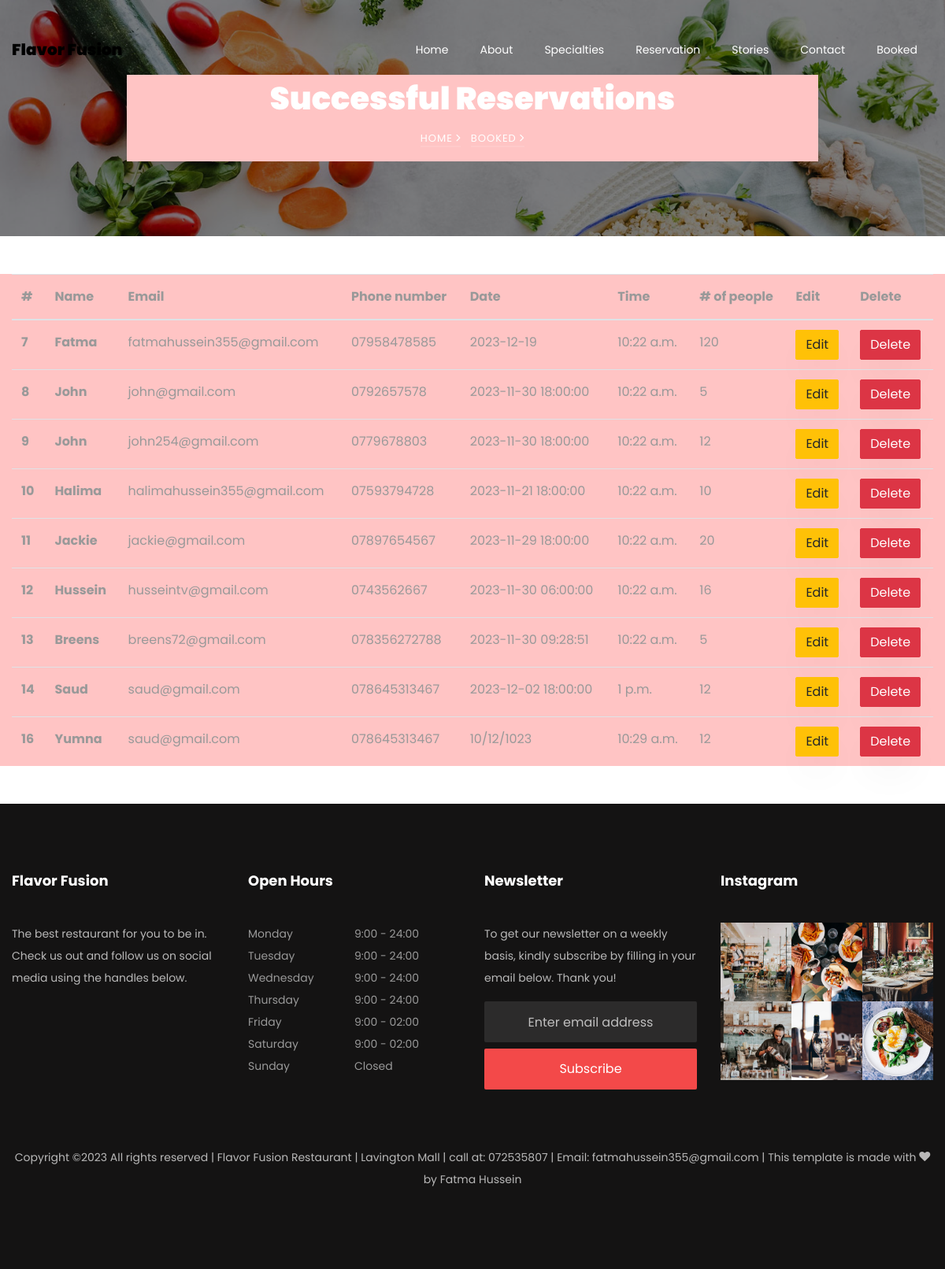
Page /booked on the committed database.
### restaurant/models.py (models this page shows, shortened)
class Customer(models.Model):
    name = models.CharField(max_length=150, blank=False)
    email = models.EmailField()
    phone = models.CharField(max_length=100)
    date = models.CharField(max_length=10, default='dd/mm/yyyy')
    time = models.TimeField(max_length=50, default=timezone.now)
    person = models.IntegerField()

### restaurant/views.py (the view)
# urls.py: path('booked', views.booked, name='booked'),
def booked(request):
    customers = Customer.objects.all()
    return render(request, "booked.html", {"link":"booked", "data":customers})

### restaurant/templates/booked.html (shortened to what this page needs)
{% extends 'common.html' %}
{% load static %}
{% block body %}
<section class="hero-wrap hero-wrap-2" style="background-image: url('{% static 'images/bg_4.jpg' %}');" data-stellar-background-ratio="0.5">
      <div class="container">
        <div class="row no-gutters slider-text align-items-center justify-content-center">
          <div class="col-md-9 ftco-animate text-center" style="background: #ffc4c4">
            <h1 class="mb-2 bread">Successful Reservations</h1>
            <p class="breadcrumbs"><span class="mr-2"><a href="index.html">Home <i class="ion-ios-arrow-forward"></i></a></span> <span>Booked <i class="ion-ios-arrow-forward"></i></span></p>
          </div>
        </div>
      </div>
</section>
<div class="container-fluid"style="background: #ffc4c4" >
<table class="table mt-5 mb-5">
  <thead>
    <tr>
      <th scope="col">#</th>
      <th scope="col">Name</th>
      <th scope="col">Email</th>
      <th scope="col">Phone number</th>
      <th scope="col">Date</th>
      <th scope="col">Time</th>
        <th scope="col"># of people</th>
      <th scope="col">Edit</th>
      <th scope="col">Delete</th>
    </tr>
  </thead>
  <tbody>
      {% for t in data %}
           <tr>
             <th scope="row">{{ t.id }}</th>
             <th scope="row">{{ t.name }}</th>
             <td>{{ t.email }}</td>
               <td>{{ t.phone }}</td>
             <td>{{ t.date }}</td>
             <td>{{ t.time }}</td>
             <td>{{ t.person }}</td>
               <td>
                   <a class="btn btn-warning" href="/edit/{{ t.id }}">Edit</a>
               </td>
               <td>
                   <a class="btn btn-danger" href="/delete/{{ t.id }}">Delete</a>
               </td>
           </tr>
      {% endfor %}
  </tbody>
</table>
</div>
{% endblock %}

### restaurant/templates/common.html (shortened to what this page needs)
{% load static %}
<!doctype html>
<html lang="en">
<head>
    <link rel="stylesheet" href="{% static 'css/open-iconic-bootstrap.min.css' %}">
    <link rel="stylesheet" href="{% static 'css/animate.css' %}">
    <link rel="stylesheet" href="{% static 'css/owl.carousel.min.css' %}">
    <link rel="stylesheet" href="{% static 'css/owl.theme.default.min.css' %}">
    <link rel="stylesheet" href="{% static 'css/magnific-popup.css' %}">
    <link rel="stylesheet" href="{% static 'css/aos.css' %}">
    <link rel="stylesheet" href="{% static 'css/ionicons.min.css' %}">
    <link rel="stylesheet" href="{% static 'css/bootstrap-datepicker.css' %}">
    <link rel="stylesheet" href="{% static 'css/jquery.timepicker.css' %}">
    <link rel="stylesheet" href="{% static 'css/flaticon.css' %}">
    <link rel="stylesheet" href="{% static 'css/icomoon.css' %}">
    <link rel="stylesheet" href="{% static 'css/style.css' %}">
</head>
<body>
	  <nav class="navbar navbar-expand-lg navbar-dark ftco_navbar bg-dark ftco-navbar-light" id="ftco-navbar">
	    <div class="container" >
	      <a class="navbar-brand" href="index.html">Flavor Fusion</a>
	      <div class="collapse navbar-collapse" id="ftco-nav">
	        <ul class="navbar-nav ml-auto">
	        	<li class="nav-item {% if nav == 'index' %} active {% endif %}">
                    <a href="{% url 'index' %}" class="nav-link">Home</a>
                </li>
	        	<li class="nav-item {% if nav == 'about' %} active {% endif %}">
                    <a href="{% url 'about' %}" class="nav-link">About</a>
                </li>
	        	<li class="nav-item {% if nav == 'menu' %} active {% endif %}">
                    <a href="{% url 'menu' %}" class="nav-link">Specialties</a>
                </li>
                <li class="nav-item {% if nav == 'reservation' %} active {% endif %}">
                    <a href="{% url 'reservation' %}" class="nav-link">Reservation</a>
                </li>
	        	<li class="nav-item {% if nav == 'blog' %} active {% endif %}">
                    <a href="{% url 'blog' %}" class="nav-link">Stories</a>
                </li>
	          <li class="nav-item {% if nav == 'contact' %} active {% endif %}">
                  <a href="{% url 'contact' %}" class="nav-link">Contact</a>
              </li>
              <li class="nav-item {% if nav == 'booked' %} active {% endif %}">
                    <a href="{% url 'booked' %}" class="nav-link">Booked</a>
                </li>
	        </ul>
	      </div>
	    </div>
	  </nav>
{% block body %}
{% endblock %}
    <footer class="ftco-footer ftco-bg-dark ftco-section">
      <div class="container">
        <div class="row mb-5">
          <div class="col-md-6 col-lg-3">
            <div class="ftco-footer-widget mb-4">
              <h2 class="ftco-heading-2">Flavor Fusion</h2>
              <p>The best restaurant for you to be in. Check us out and follow us on social media using the handles below.</p>
              <ul class="ftco-footer-social list-unstyled float-md-left float-lft mt-3">
              </ul>
            </div>
          </div>
          <div class="col-md-6 col-lg-3">
            <div class="ftco-footer-widget mb-4">
              <h2 class="ftco-heading-2">Open Hours</h2>
              <ul class="list-unstyled open-hours">
                <li class="d-flex"><span>Monday</span><span>9:00 - 24:00</span></li>
                <li class="d-flex"><span>Tuesday</span><span>9:00 - 24:00</span></li>
                <li class="d-flex"><span>Wednesday</span><span>9:00 - 24:00</span></li>
                <li class="d-flex"><span>Thursday</span><span>9:00 - 24:00</span></li>
                <li class="d-flex"><span>Friday</span><span>9:00 - 02:00</span></li>
                <li class="d-flex"><span>Saturday</span><span>9:00 - 02:00</span></li>
                <li class="d-flex"><span>Sunday</span><span> Closed</span></li>
              </ul>
            </div>
          </div>
          <div class="col-md-6 col-lg-3">
            <div class="ftco-footer-widget mb-4">
            	<h2 class="ftco-heading-2">Newsletter</h2>
            	<p>To get our newsletter on a weekly basis, kindly subscribe by filling in your email below. Thank you!</p>
              <form action="#" class="subscribe-form">
                <div class="form-group">
                  <input type="text" class="form-control mb-2 text-center" placeholder="Enter email address">
                  <input type="submit" value="Subscribe" class="form-control submit px-3">
                </div>
              </form>
            </div>
          </div>
          <div class="col-md-6 col-lg-3">
             <div class="ftco-footer-widget mb-4">
              <h2 class="ftco-heading-2">Instagram</h2>
              <div class="thumb d-sm-flex">
	            	<a href="#" class="thumb-menu img" style="background-image: url({% static 'images/insta-1.jpg' %});">
	            	</a>
	            	<a href="#" class="thumb-menu img" style="background-image: url({% static 'images/insta-2.jpg' %});">
	            	</a>
	            	<a href="#" class="thumb-menu img" style="background-image: url({% static 'images/insta-3.jpg' %});">
	            	</a>
	            </div>
	            <div class="thumb d-flex">
	            	<a href="#" class="thumb-menu img" style="background-image: url({% static 'images/insta-4.jpg' %});">
	            	</a>
	            	<a href="#" class="thumb-menu img" style="background-image: url({% static 'images/insta-5.jpg' %});">
	            	</a>
	            	<a href="#" class="thumb-menu img" style="background-image: url({% static 'images/insta-6.jpg' %});">
	            	</a>
	            </div>
            </div>
          </div>
        </div>
        <div class="row">
          <div class="col-md-12 text-center">
            <p>
  Copyright &copy;<script>document.write(new Date().getFullYear());</script> All rights reserved | Flavor Fusion Restaurant | Lavington Mall | call at: 072535807 | Email: fatmahussein355@gmail.com | This template is made with <i class="icon-heart" aria-hidden="true"></i> by <a href="https://colorlib.com" target="_blank">Fatma Hussein</a>
  </p>
          </div>
        </div>
      </div>
    </footer>
</body>
</html>

### restaurant/static/css/icomoon.css (style rules this page uses)
[class^="icon-"], [class*=" icon-"] { font-family: 'icomoon' !important; speak: none; font-style: normal; font-weight: normal; font-variant: normal; text-transform: none; line-height: 1; -webkit-font-smoothing: antialiased; -moz-osx-font-smoothing: grayscale; }
.icon-heart:before { content: "\f004"; }

### rows in the picture
Customer: id "7", name "Fatma", email "fatmahussein355@gmail.com", phone "07958478585", date "2023-12-19", time "10:22 a.m.", person "120"
Customer: id "8", name "John", email "john@gmail.com", phone "0792657578", date "2023-11-30 18:00:00", time "10:22 a.m.", person "5"
Customer: id "9", name "John", email "john254@gmail.com", phone "0779678803", date "2023-11-30 18:00:00", time "10:22 a.m.", person "12"
Customer: id "10", name "Halima", email "halimahussein355@gmail.com", phone "07593794728", date "2023-11-21 18:00:00", time "10:22 a.m.", person "10"
Customer: id "11", name "Jackie", email "jackie@gmail.com", phone "07897654567", date "2023-11-29 18:00:00", time "10:22 a.m.", person "20"
Customer: id "12", name "Hussein", email "husseintv@gmail.com", phone "0743562667", date "2023-11-30 06:00:00", time "10:22 a.m.", person "16"
Customer: id "13", name "Breens", email "breens72@gmail.com", phone "078356272788", date "2023-11-30 09:28:51", time "10:22 a.m.", person "5"
Customer: id "14", name "Saud", email "saud@gmail.com", phone "078645313467", date "2023-12-02 18:00:00", time "1 p.m.", person "12"
Customer: id "16", name "Yumna", email "saud@gmail.com", phone "078645313467", date "10/12/1023", time "10:29 a.m.", person "12"
